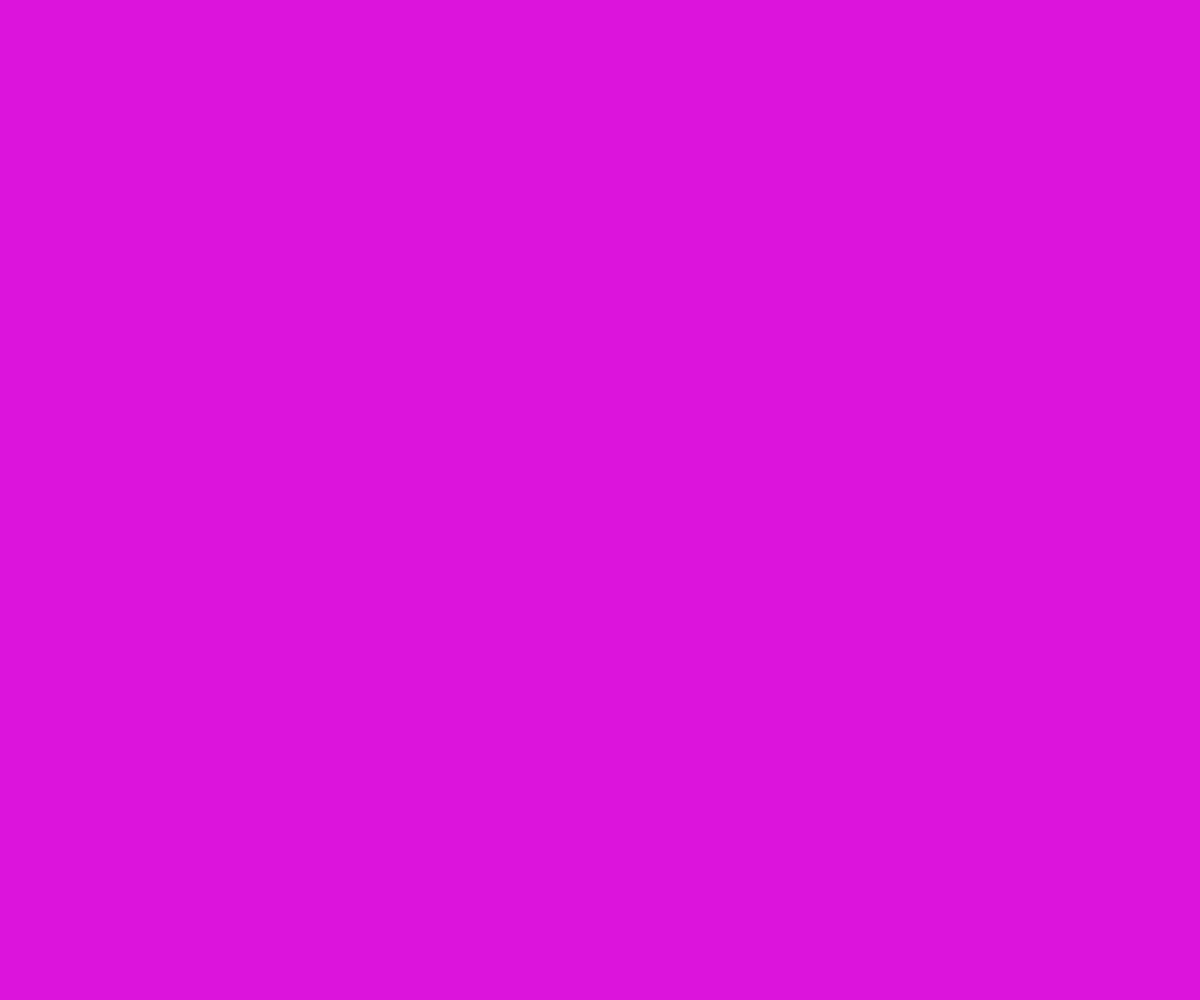
Frame 1 (no input)
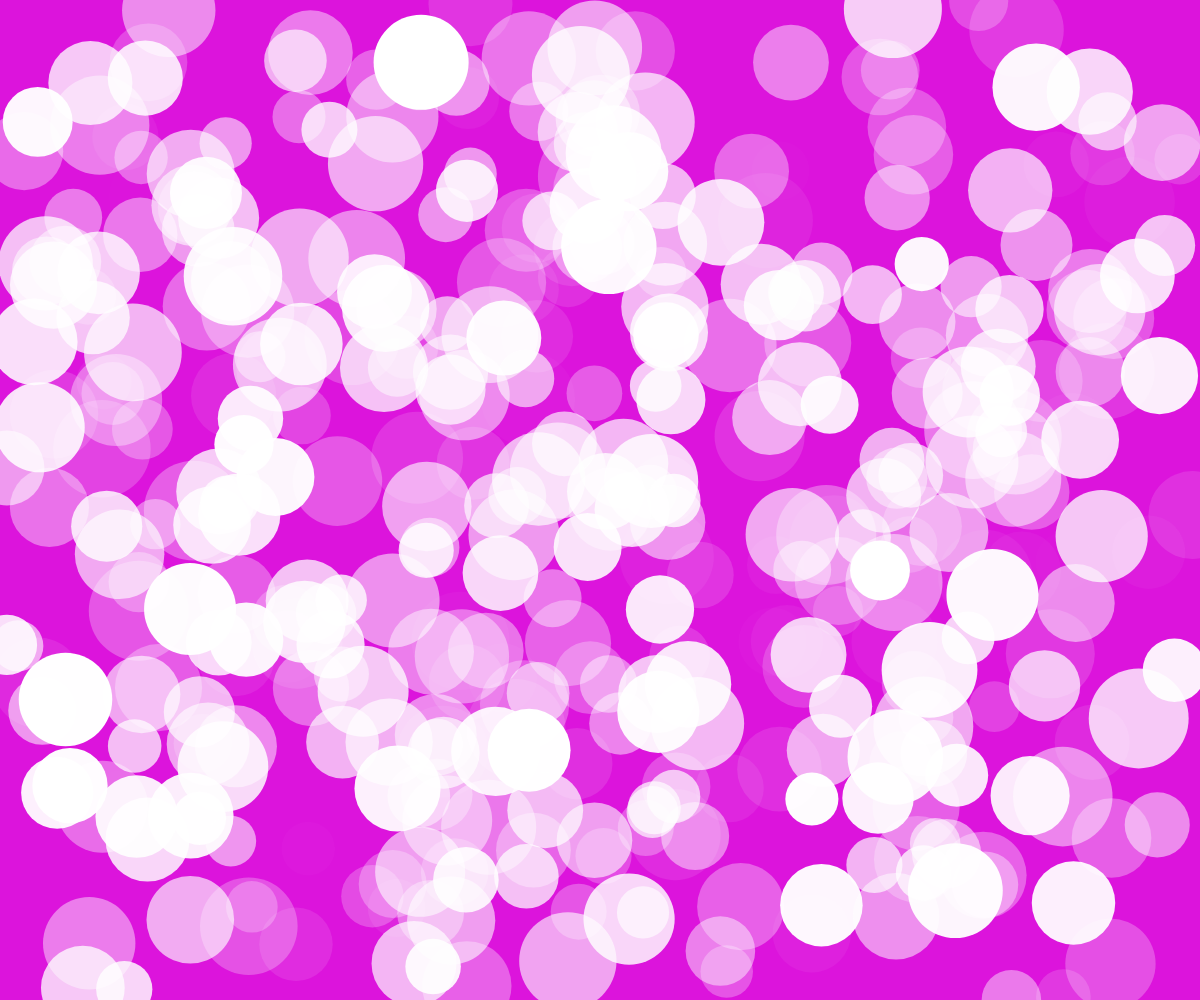
Frame 60 (no input)
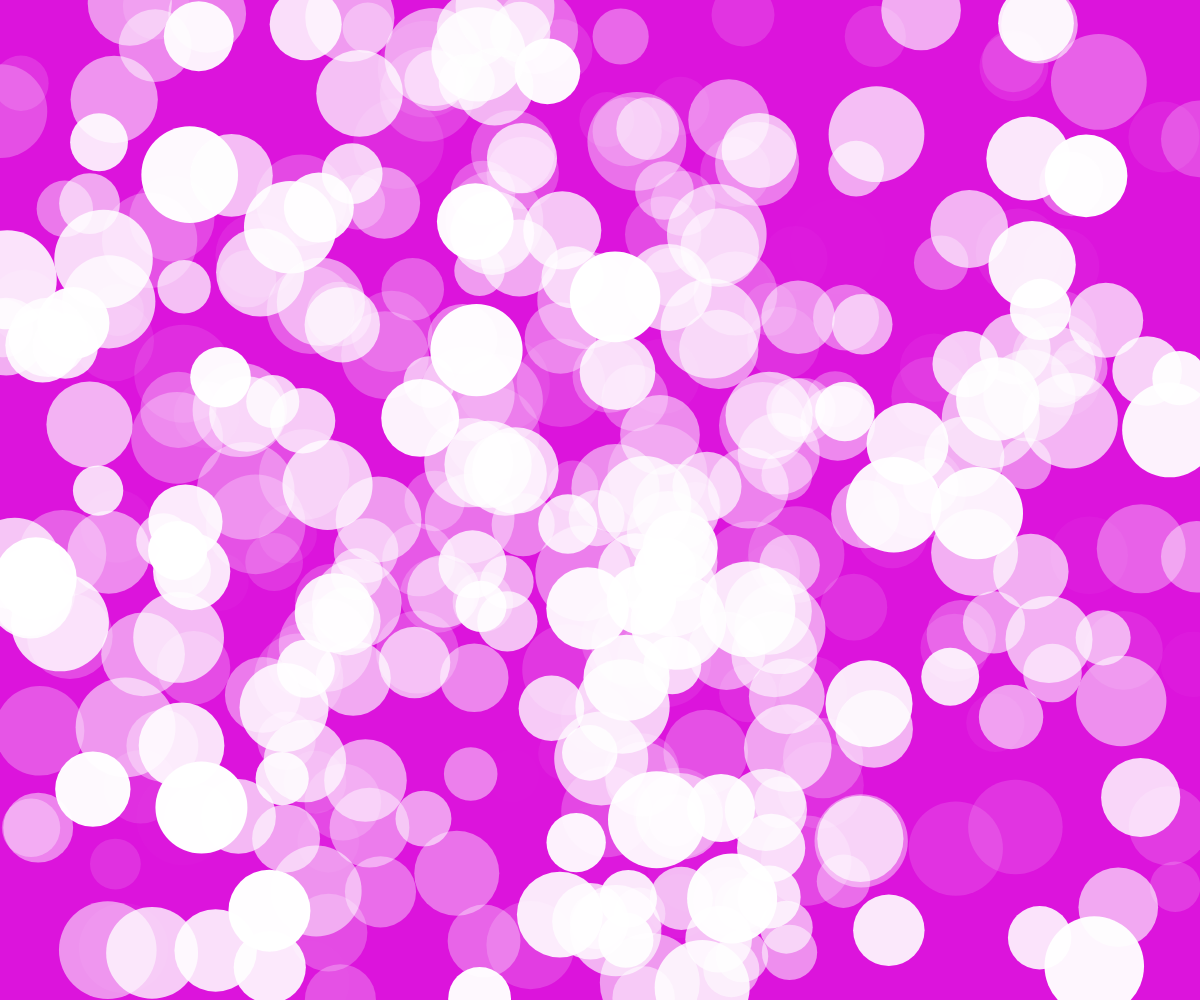
Frame 120 (the mouse pressed at the canvas centre since frame 60)

The p5.js sketch that drew these frames (run headless with seeded random() and noise() and a simulated clock; from frame 60 on, the mouse is pressed at the canvas centre):

// p5.js sketch
// ── sketch.js
// TODO: add more properties using objects
// TODO: create/draw using functions

let NUM_OBJS = 400;
let circles = [];


function setup() {
  createCanvas(windowWidth, windowHeight);
  noStroke();
  for (let cnt= 0; cnt < NUM_OBJS; cnt++) {
    let aCircle = {
      x: random(width),
      y: random(height),
      d: random(50,100),
      a: 0,
      da: random(1,10),
      dx: random (-5, 5),
      dy: random (-5,5),
    };
    circles.push(aCircle);
  }
}

function draw() {
  background(220, 20, 220);  

  for(let idx = 0; idx < circles.length; idx ++){ // a counter from 0 to 9 
   let mCircle = circles[idx]; //temporary variable 
   fill(255, mCircle.a);
   ellipse(mCircle.x, mCircle.y, mCircle.d);

   mCircle.a = (mCircle.a + mCircle.da) % 255;

   mCircle.x = mCircle.x + mCircle.dx;
   mCircle.y = mCircle.y + mCircle.dy;

    if(mCircle.x < 0 || mCircle.x > width){
      mCircle.x = random(width);
    }
    if (mCircle.y < 0 || mCircle.y > height){
      mCircle.y = random(height);

    }
  }
}
